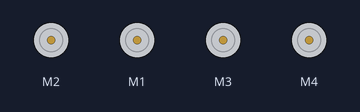
The sketch below on a simulated Arduino Uno, built with avr-gcc and run on an emulated ATmega328P. Shown: 4 × DC motor (green arrow = forward, orange = backward, longer = faster). What the sketch prints to the serial monitor is not drawn.

Above: at 5.1 s.
At 55.1 s:
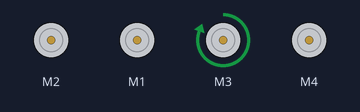
At 59.1 s:
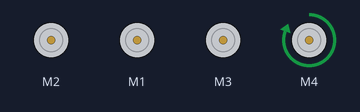
Timing chart, 0 to 64.5 s (numbered marks = the images above):
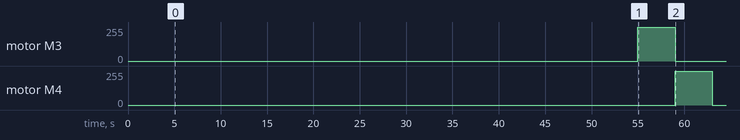

The sketch:

TEST.ino
```cpp
#include <Adafruit_MotorShield.h>
#include <MPU6050_tockn.h>
#include <Wire.h>
#include <utility/Adafruit_PWMServoDriver.h>

MPU6050 mpu6050(Wire);
Adafruit_MotorShield AFMS = Adafruit_MotorShield();

Adafruit_DCMotor *TankB = AFMS.getMotor(1);
Adafruit_DCMotor *TankF = AFMS.getMotor(2);
Adafruit_DCMotor *PumpL = AFMS.getMotor(3);
Adafruit_DCMotor *PumpR = AFMS.getMotor(4);

void setup() {
    Serial.begin(115200);
    while (!Serial) {delay(1);}
    Wire.begin();
    AFMS.begin();
    // mpu6050.begin();
    // mpu6050.calcGyroOffsets(true);
    // ca = mpu6050.getAccZ();

    Serial.println("Testing");
    delay(5000);
}

void fillTanks(float iSpd) {
  int spd = iSpd*255;
  if (spd > 0) {
    TankF -> setSpeed(spd); TankF -> run(FORWARD);
    TankB -> setSpeed(spd); TankB -> run(FORWARD);
  } else if (spd < 0) {
    TankF -> setSpeed(-spd); TankF -> run(BACKWARD);
    TankB -> setSpeed(-spd); TankB -> run(BACKWARD);
  } else {
    TankF -> setSpeed(0); TankF -> run(RELEASE);
    TankB -> setSpeed(0); TankB -> run(RELEASE);
  }
}

void driveL(float iSpd) {
  int spd = iSpd*255;
  if (spd > 0) {
    PumpL -> setSpeed(spd); PumpL -> run(FORWARD);
  } else {
    PumpL -> setSpeed(0); PumpL -> run(RELEASE);
  }
}

void driveR(float iSpd) {
  int spd = iSpd*255;
  if (spd > 0) {
    PumpR -> setSpeed(spd); PumpR -> run(FORWARD);
  } else {
    PumpR -> setSpeed(0); PumpR -> run(RELEASE);
  }
}

void loop() {
  fillTanks(0);
  driveL(0);
  driveR(0);

  delay(50000);
  driveL(1);
  delay(4000);
  driveL(0); driveR(1);
  delay(4000);
  driveR(0);
  delay(120000);

  // delay(50000);
  // fillTanks(1);
  // delay(30000);
  // fillTanks(0);
  // delay(5000);
  // driveL(1); driveR(1);
  // delay(5000);
  // driveL(0); driveR(0);
  // delay(10000);
  // fillTanks(-1);
  // delay(30000);
  // fillTanks(0);
  // delay(120000);

  // delay(50000);
  // fillTanks(1);
  // delay(32000);
  // fillTanks(0);
  // delay(10000);
  // fillTanks(-1);
  // delay(30000);
  // fillTanks(0);
  // delay(120000);

  // delay(50000);
  // driveL(1);
  // driveR(1);
  // delay(5000);
  // driveL(0);
  // driveR(0);
  // delay(120000);

  // delay(50000);
  // driveL(1);
  // delay(3000);
  // driveL(0);
  // driveR(1);
  // delay(3000);
  // driveR(0);
  // delay(120000);

  // mpu6050.update();
  // Serial.print("AccZ:");
  // Serial.println(mpu6050.getAccZ());
  // a = mpu6050.getAccZ()-ca;
  // d += a/0.02;
  // Serial.println(d);
  delay(20);

}
```

Measured:
- by itself, motor M3: stopped → forward 255/255 at 55.0 s, → stopped 4.0 s later
- by itself, motor M4: stopped → forward 255/255 at 59.0 s, → stopped 4.0 s later
